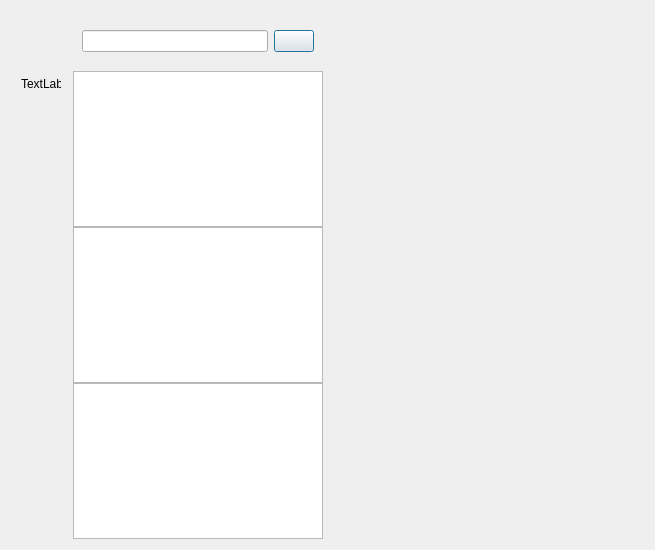
<?xml version="1.0" encoding="UTF-8"?>
<ui version="4.0">
 <class>ChatDialog</class>
 <widget class="QDialog" name="ChatDialog">
  <property name="geometry">
   <rect>
    <x>0</x>
    <y>0</y>
    <width>655</width>
    <height>550</height>
   </rect>
  </property>
  <property name="minimumSize">
   <size>
    <width>600</width>
    <height>350</height>
   </size>
  </property>
  <property name="windowTitle">
   <string>Dialog</string>
  </property>
  <layout class="QHBoxLayout" name="horizontalLayout">
   <item>
    <widget class="QWidget" name="side_bar" native="true">
     <property name="sizePolicy">
      <sizepolicy hsizetype="Fixed" vsizetype="Expanding">
       <horstretch>0</horstretch>
       <verstretch>0</verstretch>
      </sizepolicy>
     </property>
     <property name="minimumSize">
      <size>
       <width>56</width>
       <height>0</height>
      </size>
     </property>
     <property name="maximumSize">
      <size>
       <width>56</width>
       <height>16777215</height>
      </size>
     </property>
     <layout class="QVBoxLayout" name="verticalLayout" stretch="1,2,2,2,1,1,20">
      <property name="spacing">
       <number>7</number>
      </property>
      <property name="leftMargin">
       <number>10</number>
      </property>
      <property name="topMargin">
       <number>30</number>
      </property>
      <property name="rightMargin">
       <number>0</number>
      </property>
      <property name="bottomMargin">
       <number>0</number>
      </property>
      <item>
       <widget class="QWidget" name="widget" native="true">
        <layout class="QVBoxLayout" name="verticalLayout_3">
         <property name="spacing">
          <number>30</number>
         </property>
         <property name="leftMargin">
          <number>0</number>
         </property>
         <property name="topMargin">
          <number>0</number>
         </property>
         <property name="rightMargin">
          <number>0</number>
         </property>
         <property name="bottomMargin">
          <number>0</number>
         </property>
        </layout>
       </widget>
      </item>
      <item>
       <widget class="QLabel" name="side_head_lb">
        <property name="minimumSize">
         <size>
          <width>40</width>
          <height>40</height>
         </size>
        </property>
        <property name="maximumSize">
         <size>
          <width>40</width>
          <height>40</height>
         </size>
        </property>
        <property name="text">
         <string>TextLabel</string>
        </property>
       </widget>
      </item>
      <item>
       <spacer name="verticalSpacer_2">
        <property name="orientation">
         <enum>Qt::Orientation::Vertical</enum>
        </property>
        <property name="sizeHint" stdset="0">
         <size>
          <width>20</width>
          <height>40</height>
         </size>
        </property>
       </spacer>
      </item>
      <item>
       <widget class="StateWidget" name="side_chat_lb" native="true">
        <property name="minimumSize">
         <size>
          <width>30</width>
          <height>30</height>
         </size>
        </property>
        <property name="maximumSize">
         <size>
          <width>30</width>
          <height>30</height>
         </size>
        </property>
       </widget>
      </item>
      <item>
       <spacer name="verticalSpacer_3">
        <property name="orientation">
         <enum>Qt::Orientation::Vertical</enum>
        </property>
        <property name="sizeHint" stdset="0">
         <size>
          <width>20</width>
          <height>40</height>
         </size>
        </property>
       </spacer>
      </item>
      <item>
       <widget class="StateWidget" name="side_contact_lb" native="true">
        <property name="minimumSize">
         <size>
          <width>30</width>
          <height>30</height>
         </size>
        </property>
        <property name="maximumSize">
         <size>
          <width>30</width>
          <height>30</height>
         </size>
        </property>
       </widget>
      </item>
      <item>
       <spacer name="verticalSpacer">
        <property name="orientation">
         <enum>Qt::Orientation::Vertical</enum>
        </property>
        <property name="sizeHint" stdset="0">
         <size>
          <width>20</width>
          <height>40</height>
         </size>
        </property>
       </spacer>
      </item>
     </layout>
    </widget>
   </item>
   <item>
    <widget class="QWidget" name="chat_user_wid" native="true">
     <property name="maximumSize">
      <size>
       <width>250</width>
       <height>16777215</height>
      </size>
     </property>
     <layout class="QVBoxLayout" name="verticalLayout_2">
      <property name="spacing">
       <number>0</number>
      </property>
      <property name="leftMargin">
       <number>0</number>
      </property>
      <property name="topMargin">
       <number>0</number>
      </property>
      <property name="rightMargin">
       <number>0</number>
      </property>
      <property name="bottomMargin">
       <number>0</number>
      </property>
      <item>
       <widget class="QWidget" name="search_wid" native="true">
        <property name="minimumSize">
         <size>
          <width>0</width>
          <height>60</height>
         </size>
        </property>
        <property name="maximumSize">
         <size>
          <width>16777215</width>
          <height>60</height>
         </size>
        </property>
        <layout class="QHBoxLayout" name="horizontalLayout_2">
         <item>
          <widget class="CustomizeEdit" name="lineEdit"/>
         </item>
         <item>
          <widget class="ClickedBtn" name="pushButton">
           <property name="text">
            <string/>
           </property>
           <property name="icon">
            <iconset resource="rec.qrc">
             <normaloff>:/images/res/add_friend_normal.png</normaloff>:/images/res/add_friend_normal.png</iconset>
           </property>
          </widget>
         </item>
        </layout>
       </widget>
      </item>
      <item>
       <widget class="ChatUserList" name="chat_user_list">
        <property name="minimumSize">
         <size>
          <width>0</width>
          <height>0</height>
         </size>
        </property>
        <property name="maximumSize">
         <size>
          <width>16777215</width>
          <height>16777215</height>
         </size>
        </property>
       </widget>
      </item>
      <item>
       <widget class="SearchList" name="search_list"/>
      </item>
      <item>
       <widget class="ContactUserList" name="con_user_list"/>
      </item>
     </layout>
    </widget>
   </item>
   <item>
    <widget class="QStackedWidget" name="stackedWidget">
     <property name="currentIndex">
      <number>1</number>
     </property>
     <widget class="ChatPage" name="chat_page"/>
     <widget class="ApplyFriendPage" name="friend_apply_page"/>
     <widget class="FriendInfoPage" name="friend_info_page"/>
    </widget>
   </item>
  </layout>
 </widget>
 <customwidgets>
  <customwidget>
   <class>ClickedBtn</class>
   <extends>QPushButton</extends>
   <header location="global">clickedbtn.h</header>
  </customwidget>
  <customwidget>
   <class>CustomizeEdit</class>
   <extends>QLineEdit</extends>
   <header location="global">customizeedit.h</header>
  </customwidget>
  <customwidget>
   <class>ChatUserList</class>
   <extends>QListWidget</extends>
   <header location="global">chatuserlist.h</header>
  </customwidget>
  <customwidget>
   <class>ChatPage</class>
   <extends>QWidget</extends>
   <header>chatpage.h</header>
   <container>1</container>
  </customwidget>
  <customwidget>
   <class>StateWidget</class>
   <extends>QWidget</extends>
   <header location="global">statewidget.h</header>
   <container>1</container>
  </customwidget>
  <customwidget>
   <class>SearchList</class>
   <extends>QListWidget</extends>
   <header>searchlist.h</header>
  </customwidget>
  <customwidget>
   <class>ContactUserList</class>
   <extends>QListWidget</extends>
   <header location="global">contactuserlist.h</header>
  </customwidget>
  <customwidget>
   <class>ApplyFriendPage</class>
   <extends>QWidget</extends>
   <header>applyfriendpage.h</header>
   <container>1</container>
  </customwidget>
  <customwidget>
   <class>FriendInfoPage</class>
   <extends>QWidget</extends>
   <header location="global">friendinfopage.h</header>
   <container>1</container>
  </customwidget>
 </customwidgets>
 <resources>
  <include location="rec.qrc"/>
 </resources>
 <connections/>
</ui>
